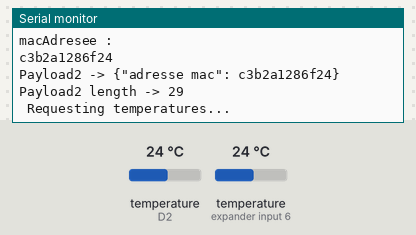
Bench run of a program on a simulated Arduino MKR. On the bench: the last lines printed to the serial monitor. The test bench sets the inputs (shaded band); at power-on: temperature (sensors on D2, expander input 6) 24 °C. WiFi joins after 1.5 s; servers stay silent unless stated; no MQTT or app messages arrive unless stated.

Above: at 12.7 s.
12.8 s: temperature (sensor on D2) set to 12 °C
At 14.3 s:
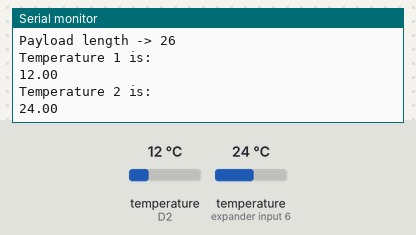
15.0 s: temperature (sensor on expander input 6) set to 12 °C
At 17.1 s:
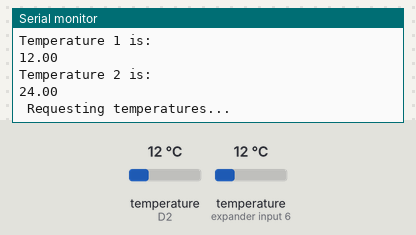
17.2 s: temperature (sensor on D2) set to 19 °C
At 18.6 s:
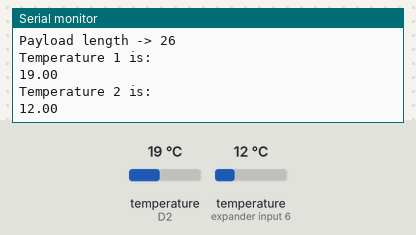
19.4 s: temperature (sensor on expander input 6) set to 19 °C
At 22.1 s:
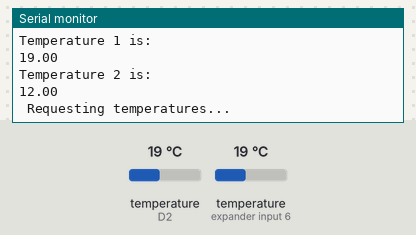
Timing chart, 0 to 22.6 s (numbered marks = the images above; inputs shaded):
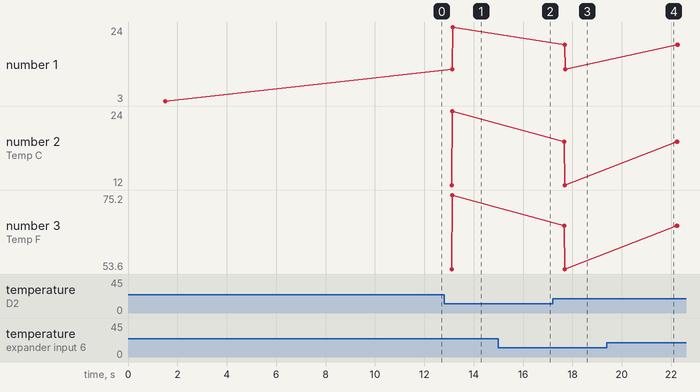

Measured:
- after the input at 12.8 s, the serial monitor: prints a new line after 0.31 s (image 1)
- after the input at 17.2 s, the serial monitor: prints a new line after 0.47 s (image 3)

The program:

main.cpp
```cpp
/********************************************************************/
// First we include the libraries
#include <OneWire.h>
#include <DallasTemperature.h>
#include "WIFIConnector_MKR1000.h"
#include "MQTTConnector.h"
#include <sstream>
/********************************************************************/
// Data wire is plugged into pin 2 on the Arduino
#define ONE_WIRE_BUS 2


int DS1 = 0, DS2 = 1 ;
String adrs, macStr ;
/********************************************************************/
// Setup a oneWire instance to communicate with any OneWire devices
// (not just Maxim/Dallas temperature ICs)
OneWire oneWire(ONE_WIRE_BUS);
/********************************************************************/
// Pass our oneWire reference to Dallas Temperature.
DallasTemperature sensors(&oneWire);
/********************************************************************/

DeviceAddress insideThermometer, outsideThermometer;

/*
std::string convert_int(DeviceAddress n)
{
   std::stringstream ss;
   ss << n;
   return ss.str();
}

*/

void printAddress(DeviceAddress deviceAddress)
{
  adrs = "";
  for (uint8_t i = 0; i < 8; i++)
  {
    // zero pad the address if necessary
    if (deviceAddress[i] < 16) Serial.print("0");
    Serial.print(deviceAddress[i], HEX);
    adrs += String(deviceAddress[i], HEX);
  }
  Serial.println();
  Serial.println(adrs);
}


void setup(void)
{

  wifiConnect();                  //Branchement au réseau WIFI
  MQTTConnect();                  //Branchement au broker MQTT
  // start serial port
  Serial.begin(9600); while (!Serial)
  {
    /* code */
  }

  Serial.println("Dallas Temperature IC Control Library Demo");

  sensors.begin();
  if (!sensors.getAddress(insideThermometer, 0)) Serial.println("Unable to find address for Device 0");
  if (!sensors.getAddress(outsideThermometer, 1)) Serial.println("Unable to find address for Device 1");

  Serial.print("Device 0 Address: ");
  printAddress(insideThermometer);
  Serial.println();

  Serial.print("Device 1 Address: ");
  printAddress(outsideThermometer);
  Serial.println();


  byte mac[6];
  WiFi.macAddress(mac);
  macStr = printMacAddress(mac);
  Serial.println("macAdresee : ");
  Serial.println(macStr);

  appendPayloadStr("adresse mac", macStr);
  sendPayloadStr();

}


void printTemperature(DeviceAddress deviceAddress)
{
  float tempC = sensors.getTempC(deviceAddress);
  if(tempC == DEVICE_DISCONNECTED_C)
  {
    Serial.println("Error: Could not read temperature data");
    return;
  }
  printAddress(deviceAddress);
  Serial.print("Temp C: ");
  Serial.print(tempC);
  Serial.print(" Temp F: ");
  Serial.println(DallasTemperature::toFahrenheit(tempC));
  appendPayload(adrs, tempC);  //Ajout de l'etat de climatisation au message MQTT
  sendPayload();
}
void loop(void)
{


// code temperature by index

  sensors.requestTemperatures(); //to issue a global temperature
 // request to all devices on the bus
/********************************************************************/
  Serial.print(" Requesting temperatures...");
  sensors.requestTemperatures(); // Send the command to get temperature readings
  Serial.println("DONE");

  printTemperature(insideThermometer);
  printTemperature(outsideThermometer);
/********************************************************************/
 Serial.println("Temperature 1 is: ");
  Serial.println(sensors.getTempCByIndex(DS1)); // Why "byIndex"?
   // You can have more than one DS18B20 on the same bus.
   // 0 refers to the first IC on the wire

  Serial.println("Temperature 2 is: ");

  Serial.println(sensors.getTempCByIndex(DS2));


  delay(3000);

} 
```

MQTTConnector.h
```cpp
/*
  Titre      : MQTTConnector.h
  Auteur     : André Roussel
  Date       : 05/11/2021
  Description: Utilitaire de branchement a un Broker MQTT une fois une connexion établisa l'internet via WIFI, GSM, etc...
  Droits     : Reproduction permise pour usage pédagogique
  Version    : 0.0.1
*/


#include <MQTT.h>


//Constante nécessaire pour le branchement au Broker MQTT

const char MQTT_SERVER[]    = SECRET_MQTT_SERVER_IP;    // Adresse IP du broker MQTT
const int MQTT_SERVER_PORT  = SECRET_MQTT_SERVER_PORT;  // Port du broker MQTT


// Pramètre d'identification de l'objet
const char TOKEN[]        = SECRET_TOKEN;         // Token d'accès de l'objet
const char DEVICE_ID[]    = SECRET_DEVICE_ID;     // Numéro d'indentification de l'objet provenant de Thingsboard

MQTTClient ClientMQTT;      // Création d'un client MQTT pour l'échange de donnée entre l'objet IDO et le broker MQTT


String Payload ="{",  Payload2 ="{";      // Chaine de caractère qui contiendra le message envoyer de l'objet vers thingsboard


// Fonctionnalité de branchement utilisant le protocole MQTT

void MQTTConnect() {

  ClientMQTT.begin(MQTT_SERVER, MQTT_SERVER_PORT, ClientWIFI);

  while (!ClientMQTT.connect(DEVICE_ID, TOKEN, "")) {
    Serial.print(".");
    delay(1000);
  }

  Serial.println("\nBranché au broker MQTT!\n");

}


// Affiche la payload qui est envoyé ainsi que sa longeur


/*
  Fonctionnalité qui permet de créer la chaine de données a envoyé au broker MQTT
  Pour le moment, cette chaine ne doit pas dépassé un maximum de 100 caractère
*/

void appendPayload(String Name, float Val)
{

  if( Payload != "{")
  {
    Payload += ",";
  }

  Payload += "\"";
  Payload += Name;
  Payload += "\": ";
  Payload += Val;

}


void appendPayloadStr(String Name, String Val)
{

  if( Payload2 != "{")
  {
    Payload2 += ",";
  }

  Payload2 += "\"";
  Payload2 += Name;
  Payload2 += "\": ";
  Payload2 += Val;

}
/*
  Fonctionnalité qui permet l'envoie de la chaine de caractères sous la forme de paires
  Nom associé a la donnée, Valeur de al donnée
*/

void sendPayload()
{
  char attributes[200];
  Payload += "}";
  Payload.toCharArray(attributes, 200);
  ClientMQTT.publish("v1/devices/me/telemetry", attributes);

  Serial.print("Payload -> ");
  Serial.println(Payload);
  Serial.print("Payload length -> ");
  Serial.println(Payload.length());

  Payload="{";

}

void sendPayloadStr()
{
  char attributes[200];
  Payload2 += "}";
  Payload2.toCharArray(attributes, 200);
  ClientMQTT.publish("v1/devices/me/telemetry", attributes);

  Serial.print("Payload2 -> ");
  Serial.println(Payload2);
  Serial.print("Payload2 length -> ");
  Serial.println(Payload2.length());

  Payload2="{";

}
```

Secrets.h
```cpp
/*
SSID du WIFI ainsi que le mot de passe
Modifier les paramètre WIFI pour le réseau auquels votre objets doit se brancher
*/

#define WIFI_SECRET_SSID "BELL369"
#define WIFI_SECRET_PASS "E39E7FC92339"

/*
Information nécessaire pour le branchement a un Broker MQTT
Dans le cadre du cours AIIA1013, ne modifié pas cet information
*/

#define SECRET_MQTT_SERVER_IP "198.164.130.74"
#define SECRET_MQTT_SERVER_PORT 1883

/*
Détails sur l'indentification de l'objet
Cette information provient de l'objet virtuel créer sur le serveur Thingsbord
*/

#define SECRET_TOKEN  "KhKH0pPB1Q6cdPkfy9IE"
#define SECRET_DEVICE_ID "323a7110-aa4c-11ec-9235-d318ce92df6e"
```

WIFIConnector_MKR1000.h
```cpp
/*
  Titre      : WIFIConnector_MKR1000.h
  Auteur     : André Roussel
  Date       : 03/11/2021
  Description: Fonctions nécessaire pour branché un Arduino MKR1000 a un réseau WIFI
  Droits     : Reproduction permise pour usage pédagogique
  Version    : 0.0.1
*/


#include "Secrets.h"
#include <SPI.h>
#include <wifi101.h>
#include "wifiStatus.h"


const char SSID[] = WIFI_SECRET_SSID; // WiFI ssid provenant du fichier Secrets.h
const char PASS[] = WIFI_SECRET_PASS; //WiFI mot de passe provenant du fichier Secrets.h

int status = WL_IDLE_STATUS;          // Statut de la radio WIFI


WiFiClient ClientWIFI;                //Objets représantant un client se branchant a un réseau WIFI


/*
Fonction de connectivité a un réseau WIFI
*/

void wifiConnect()
{

  // Boucle de branchement au réseau WIFI.  Essaie de branchement a tout les 10 secondes jusqu'a réussite
  while (status != WL_CONNECTED)
  {
    Serial.print("Tentative de branchement au réseau: ");
    Serial.println(SSID);
    status = WiFi.begin(SSID, PASS);
    Serial.println(status);


    delay(10000);  // Délai de 10 secondes entre les tentatives de connexion
  }

  //Sortie de la boucle, alors branché au réseau SSID
  Serial.print("Maintenant branché au réseau WIFI ");
  Serial.println(SSID);

  //Impression de l'information de connexion
  printCurrentNet();
  printWifiData();

}
```

wifiStatus.h
```cpp
/*
  Titre      : wifiStatus.h
  Auteur     : Trouvé sur le WEB et référence perdu dans la brume des temps
  Date       : 03/11/2021
  Description: Fonctionnalité pour information sur le branchement
  Droits     : Reproduction permise pour usage pédagogique
  Version    : 0.0.1
*/


//  Impression de l'adresse MAC du uC

String printMacAddress(byte mac[]) {

  String macAdrs;

  for (int i = 5; i >= 0; i--) {
    macAdrs += String(mac[i], HEX);
    if (mac[i] < 16) {
      Serial.print("0");

    }
    Serial.print(mac[i], HEX);
    if (i > 0) {
      Serial.print(":");

    }
  }
  Serial.println();
  return macAdrs;
}


// Obtention de l'adresse IP et MAC du uC

void printWifiData() {
  // print your board's IP address:
  IPAddress ip = WiFi.localIP();
  Serial.print("IP Address: ");
  Serial.println(ip);

  // print your MAC address:
  byte mac[6];
  WiFi.macAddress(mac);
  Serial.print("MAC address: ");
  printMacAddress(mac);
}

// Capture de l'information du réseau WIFI

void printCurrentNet() {
  // print the SSID of the network you're attached to:
  Serial.print("SSID: ");
  Serial.println(WiFi.SSID());

  // print the MAC address of the router you're attached to:
  byte bssid[6];
  WiFi.BSSID(bssid);
  Serial.print("BSSID: ");
  printMacAddress(bssid);

  // print the received signal strength:
  long rssi = WiFi.RSSI();
  Serial.print("signal strength (RSSI):");
  Serial.println(rssi);

  // print the encryption type:
  byte encryption = WiFi.encryptionType();
  Serial.print("Encryption Type:");
  Serial.println(encryption, HEX);
  Serial.println();
}
```
